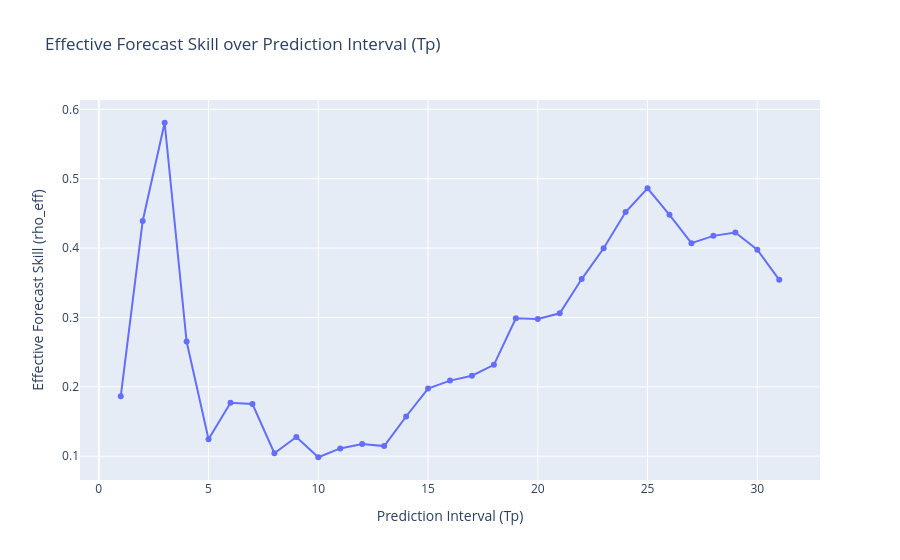

The notebook cell saved with this chart:
### Code cell
#rho_eff over Tp
fig = px.line(summary_df, x="Tp", y="rho_eff_mean", title="Effective Forecast Skill over Prediction Interval (Tp)", markers=True)
fig.update_layout(xaxis_title="Prediction Interval (Tp)", yaxis_title="Effective Forecast Skill (rho_eff)")
fig.show()

### Figure 1 — Plotly figure (JSON) as saved in the notebook; plotly's stock layout.template omitted (floating-point values rounded to 4 significant figures)
{"data": [{"hovertemplate": "Tp=%{x}<br>rho_eff_mean=%{y}<extra></extra>", "legendgroup": "", "line": {"color": "#636efa", "dash": "solid"}, "marker": {"symbol": "circle"}, "mode": "lines+markers", "name": "", "orientation": "v", "showlegend": false, "type": "scatter", "x": [1, 2, 3, 4, 5, 6, 7, 8, 9, 10, 11, 12, 13, 14, 15, 16, 17, 18, 19, 20, 21, 22, 23, 24, 25, 26, 27, 28, 29, 30, 31], "xaxis": "x", "y": [0.1863, 0.4391, 0.5806, 0.2654, 0.1244, 0.1769, 0.1753, 0.1044, 0.1277, 0.09851, 0.1112, 0.1177, 0.1146, 0.1573, 0.1975, 0.209, 0.216, 0.2317, 0.2989, 0.2977, 0.3061, 0.3554, 0.3998, 0.452, 0.4862, 0.4479, 0.4071, 0.4176, 0.4225, 0.3976, 0.3542], "yaxis": "y"}], "layout": {"legend": {"tracegroupgap": 0}, "title": {"text": "Effective Forecast Skill over Prediction Interval (Tp)"}, "xaxis": {"anchor": "y", "domain": [0, 1], "title": {"text": "Prediction Interval (Tp)"}}, "yaxis": {"anchor": "x", "domain": [0, 1], "title": {"text": "Effective Forecast Skill (rho_eff)"}}}}
